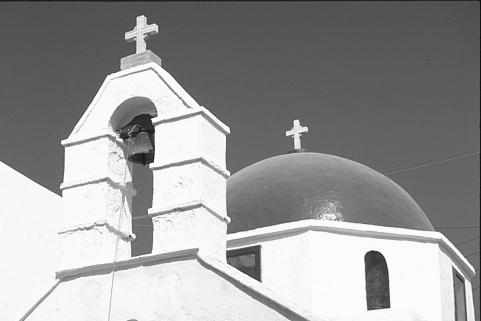
#> input picture HW1/images/Church.jpg, 481 x 321 px
$ python section_b.py
#> lines starting #> are read from the running program, lines starting #| are printed output that depends on the picture; after the words box and inside, x2 and y2 are one past the last pixel; in counts of white or black regions, pixels touching at a corner belong together; long printed decimals are rounded
from typing import Tuple

import cv2
import matplotlib.pyplot as plt
import numpy as np
from scipy.signal import convolve2d


def gaussian_dx(x: np.ndarray, y: np.ndarray, sigma: float):
    return (-x / (2 * np.pi * sigma ** 4)) * np.exp(-(np.square(x) + np.square(y)) / (2 * sigma ** 2))


def gaussian_dy(x: np.ndarray, y: np.ndarray, sigma: float):
    return (-y / (2 * np.pi * sigma ** 4)) * np.exp(-(np.square(x) + np.square(y)) / (2 * sigma ** 2))


def calc_mask_size(sigma: float) -> int:
    def gaussian(_x, _y, _sigma):
        return (1 / (2 * np.pi * _sigma ** 2)) * np.exp(-(np.square(_x) + np.square(_y)) / (2 * _sigma ** 2))

    size_mask = 1
    while True:
        if (size_mask % 2) == 0:
            size_mask += 1

        ax = np.linspace(-(size_mask - 1) / 2., (size_mask - 1) / 2., size_mask)

        x, y = np.meshgrid(ax, ax)

        if np.sum(gaussian(x, y, sigma)) >= 0.95:
            return size_mask
        size_mask += 1


def gaussian_derivative_xy(sigma: float) -> (np.ndarray, np.ndarray):
    mask_size = calc_mask_size(sigma)

    ax = np.linspace(-(mask_size - 1) / 2., (mask_size - 1) / 2., mask_size)

    x, y = np.meshgrid(ax, ax)
    g_dx = gaussian_dx(x, y, sigma)
    g_dy = gaussian_dy(x, y, sigma)

    return g_dx, g_dy


def get_angles(i_x: np.ndarray, i_y: np.ndarray) -> np.ndarray:
    # Set all zeros to value close to zero because we cannot divide by zero
    i_x[i_x == 0] = 0.0000001

    angles = np.degrees(np.arctan(i_y / i_x))

    # Each pixel have 8 neighbors in those angles.
    angles[(-90 <= angles) & (angles < -67.5)] = 90
    angles[(-67.5 <= angles) & (angles < -22.5)] = 135
    angles[(-22.5 <= angles) & (angles < 22.5)] = 0
    angles[(22.5 <= angles) & (angles < 67.5)] = 45
    angles[67.5 <= angles] = 90

    return angles


def thinning(i_magnitude: np.ndarray, angles: np.ndarray) -> np.ndarray:
    img = i_magnitude.copy()

    height, width = img.shape

    # Find pixel's neighbors by angle and coordinates.
    def get_neighbors(_x: int, _y: int, _angle: int) -> Tuple[Tuple[int, int], Tuple[int, int]]:
        if _angle == 0:
            return (_x - 1, _y), (_x + 1, _y)
        elif _angle == 45:
            return (_x - 1, _y - 1), (_x + 1, _y + 1)
        elif _angle == 90:
            return (_x, _y - 1), (_x, _y + 1)
        elif _angle == 135:
            return (_x - 1, _y + 1), (_x + 1, _y - 1)

    # For each pixel we check if their neighbors have bigger values, if so set the pixel to 0.
    for x in range(width):
        for y in range(height):
            neigh_1, neigh_2 = get_neighbors(x, y, angles[y, x])

            if width > neigh_1[0] >= 0 and height > neigh_1[1] >= 0:
                if img[neigh_1[1], neigh_1[0]] >= img[y, x]:
                    img[y, x] = 0

            if width > neigh_2[0] >= 0 and height > neigh_2[1] >= 0:
                if img[neigh_2[1], neigh_2[0]] >= img[y, x]:
                    img[y, x] = 0

    return img


def hysteresis(i_magnitude: np.ndarray, H_th: float, L_th: float) -> np.ndarray:
    img = i_magnitude.copy()

    # We mark all strong pixels (pixel > high threshold) to 2, weak pixels (low < pixel < high) to 1 and others to 0.
    strong = 2
    weak = 1
    img[img < L_th] = 0
    img[img >= H_th] = strong
    img[(img > L_th) & (img < H_th)] = weak

    mag_uint8 = np.array(img, dtype=np.uint8)
    labels, comps = cv2.connectedComponents(mag_uint8, connectivity=8)

    # For each label we going through it's component and if one of the pixels
    # in the component is strong then mark all component's pixels as strong
    for label in range(1, labels):
        comps_y, comps_x = np.where(comps == label)
        found_strong = False

        for idx in range(len(comps_y)):
            if img[comps_y[idx], comps_x[idx]] == strong:
                found_strong = True
                break

        if found_strong:
            img[comps_y, comps_x] = strong
        else:
            img[comps_y, comps_x] = 0

    img[img == weak] = 0
    img[img == strong] = 1

    return img


def plot_all(img_bytes, gx_result_conv, gy_result_conv, g_result, g_result_thinning, g_final, H_th, L_th):
    f, ((ax1, ax2, ax3), (ax4, ax5, ax6)) = plt.subplots(2, 3, sharex='col', sharey='row')
    ax1.imshow(img_bytes, cmap='gray'), ax1.set_title('Original')
    ax2.imshow(gx_result_conv, cmap='gray'), ax2.set_title('Image_x')
    ax3.imshow(gy_result_conv, cmap='gray'), ax3.set_title('Image_y')
    ax4.imshow(g_result, cmap='gray'), ax4.set_title('|Image|')
    ax5.imshow(g_result_thinning, cmap='gray'), ax5.set_title('Thinning')
    ax6.imshow(g_final, cmap='gray'), ax6.set_title('Hysteresis - H_th: {0}, L_th: {1}'.format(H_th, L_th))
    plt.show()


def canny(img: np.ndarray, sigma: float, L_th: float, H_th: float) -> np.ndarray:
    g_dx, g_dy = gaussian_derivative_xy(sigma)

    i_x = np.abs(convolve2d(img, g_dx, mode='same'))
    i_y = np.abs(convolve2d(img, g_dy, mode='same'))

    i_magnitude = np.sqrt(np.square(i_x) + np.square(i_y))
    i_magnitude = i_magnitude / np.max(i_magnitude)
    i_orientation = get_angles(i_x, i_y)
    i_thinning = thinning(i_magnitude, i_orientation)
    i_hysteresis = hysteresis(i_thinning, H_th, L_th)

    plot_all(img, i_x, i_y, i_magnitude, i_thinning, i_hysteresis, H_th, L_th)

    return i_hysteresis


def load_image(path: str) -> np.ndarray:
    return cv2.imread(path, cv2.IMREAD_GRAYSCALE)


def test_B(imageName: str, sigma: float, L_th: float, H_th: float) -> np.ndarray:
#> called with imageName = './images/Church.jpg', sigma = 1.3, L_th = 0.1, H_th = 0.15
    img = cv2.imread(imageName, cv2.IMREAD_GRAYSCALE)
#> img is the input picture: shape (321, 481); min 11, max 255, mean 153.3

    cannyResults = canny(img, sigma, L_th, H_th)
#> in canny, `i_magnitude = np.sqrt(np.square(i_x) + np.square(i_y))`:
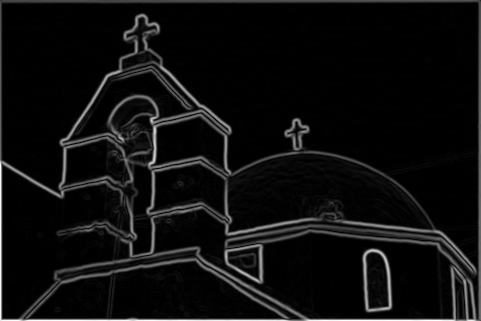
#> i_magnitude: shape (321, 481) float64; min 2.58e-16, max 70.94, mean 4.1; drawn with min black and max white
#> in get_angles, `i_x[i_x == 0] = 0.0000001`: i_x: shape (321, 481) float64; min 1.39e-17, max 70.35, mean 2.1
#> in get_angles, `angles[(-22.5 <= angles) & (angles < 22.5)] = 0`:
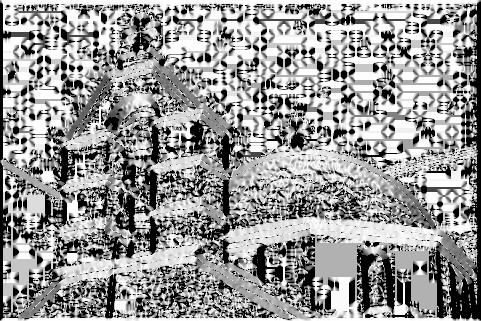
#> angles: shape (321, 481) float64; min 0, max 90, mean 53.5; drawn with min black and max white
#> in get_angles, `angles[67.5 <= angles] = 90`:
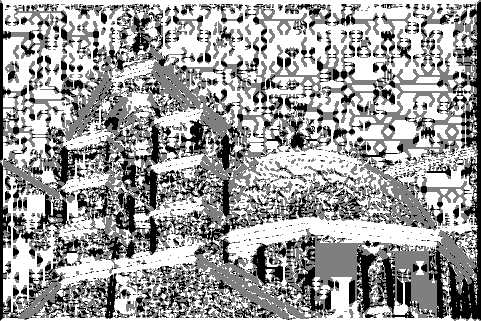
#> angles: shape (321, 481) float64; min 0, max 90, mean 55.7; drawn with min black and max white
#> in hysteresis, `labels, comps = cv2.connectedComponents(mag_uint8, connectivity=8)`:
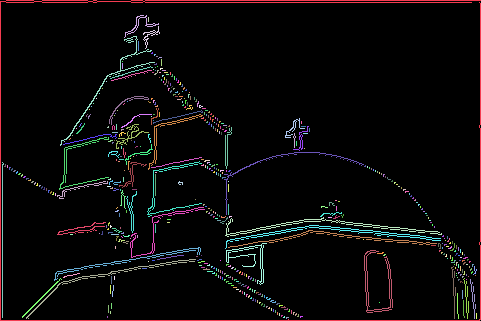
#> comps: shape (321, 481) int32; 527 distinct labels, from 0 to 526; one colour per label, 0 black
#> in hysteresis, `labels, comps = cv2.connectedComponents(mag_uint8, connectivity=8)`: labels = 527
#> the loop in hysteresis, `for label in range(1, labels):` made 526 passes
#> (comps_y, comps_x) on passes 3, 6, 7: ([17, 18, 19, 20, 21], [148, 148, 148, 148, 148]), ([41, 42, 43, 44, 45, 46, 47, 48, 49, 50], [138, 138, 138, 138, 138, 138, 138, 138, 138, 138]), ([52, 53, 53], [152, 151, 152])
#> after the loop in hysteresis, `for label in range(1, labels):`:
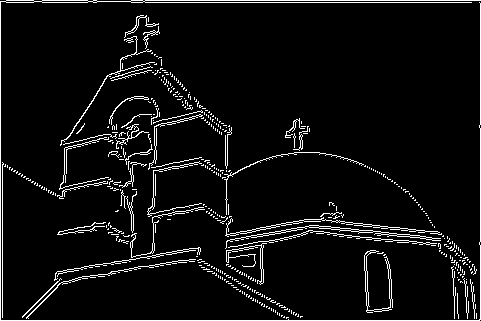
#> img: shape (321, 481) float64; values 0 (black) and 2 (white), 5.9% white in thin lines or dots
#> in hysteresis, `img[img == strong] = 1`:
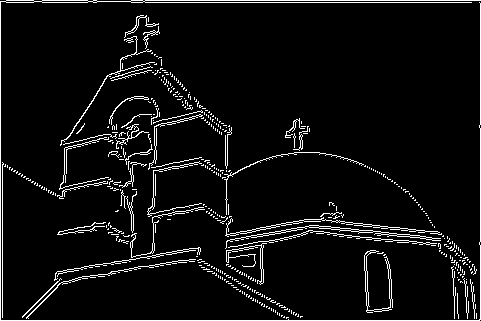
#> img: shape (321, 481) float64; values 0 (black) and 1 (white), 5.9% white in thin lines or dots

    return cannyResults


if __name__ == "__main__":
    imageName = './images/Church.jpg'
    # imageName = './images/cameraman.jpg'
    # imageName = './images/Nuns.jpg'
    sigma, L_th, H_th = 1.3, 0.1, 0.15
    #
    img = test_B(imageName, sigma, L_th, H_th)

    kernel = np.ones((2, 2), np.uint8)
    img = cv2.dilate(img, kernel, iterations=1)
#> img: shape (321, 481) float64; values 0 (black) and 1 (white), 12.3% white; 10 white regions (3 under 20 px), largest, box (x1, y1, x2, y2) and area: (0, 0, 481, 321) 17777, (364, 250, 394, 314) 623, (109, 96, 152, 131) 236

    img_gt = load_image('./images/Church_GT.bmp')
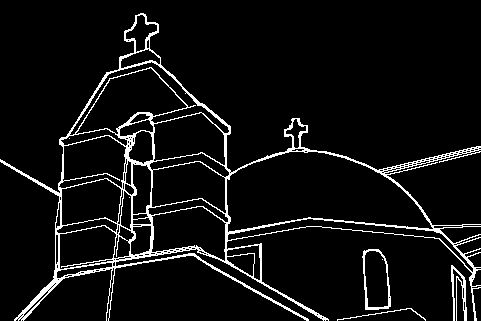
#> input picture HW1/images/Church_GT.bmp, 481 x 321 px
#> in load_image, `return cv2.imread(path, cv2.IMREAD_GRAYSCALE)`: returned value: shape (321, 481); values 0 (black) and 1 (white), 6.5% white in thin lines or dots

    img_gt_strong_y, img_gt_strong_x = np.where(img_gt == 1)
#> img_gt_strong_y = 10011 values from 13 to 320; img_gt_strong_x = 10011 values, max 480 at index 2144, min 0 at index 2794, mean 225.3
    n = len(img_gt_strong_x)
#> n = 10011
    counter = 0
    for i in range(n):
        if img[img_gt_strong_y[i], img_gt_strong_x[i]] == 1:
            counter += 1
#> after the loop, counter = 3793

    R = counter / n
#> R = 0.379
    P = counter / img[img == 1].sum()
#> P = 0.2
    F = (2 * P * R) / (P + R)
#> F = 0.262

    print("R {}, P {}, F {}".format(R, P, F))
#| R 0.3789, P 0.1999, F 0.2617

    print("DFDSF")
